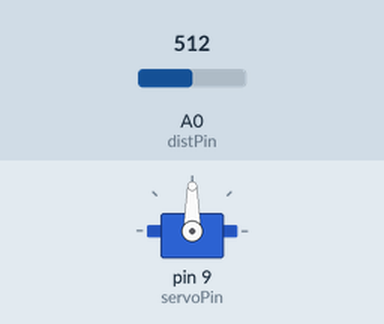
Recording of a sketch running on a simulated Arduino Uno, built with avr-gcc and run on an emulated ATmega328P. Parts: servo. Inputs (shaded band) come from the test bench; at power-on: A0 (distPin) = 512.

Above: at 1.2 s.
1.3 s: A0 (distPin) set to 716
At 1.6 s:
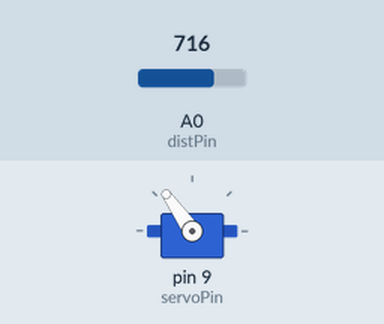
2.8 s: A0 (distPin) set to 900
At 4.0 s:
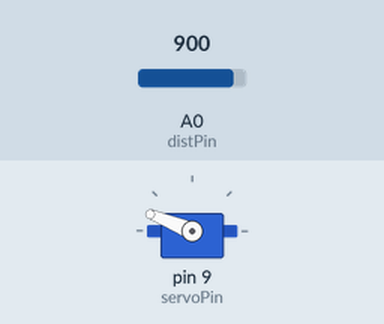
4.3 s: A0 (distPin) set to 1023
At 5.1 s:
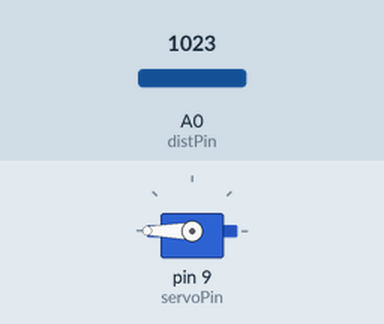
5.8 s: A0 (distPin) set to 306
At 6.3 s:
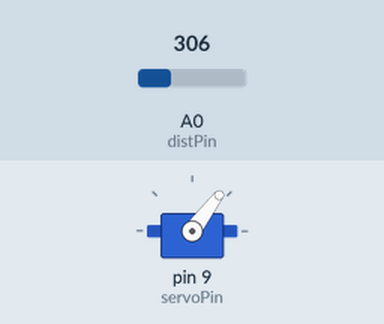
7.3 s: A0 (distPin) set to 122
At 8.6 s:
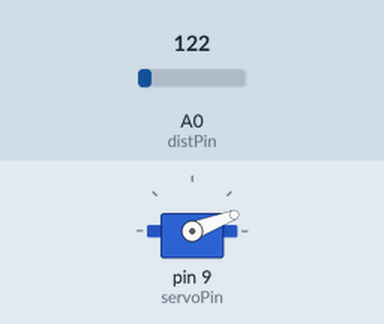
Timing chart, 0 to 9.8 s (numbered marks = the images above; inputs shaded):
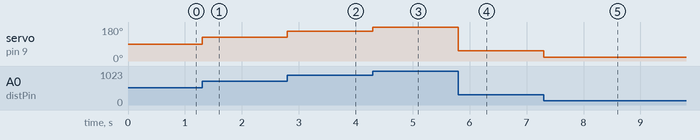

Measured:
- after the input at 1.3 s, servo on pin 9 (servoPin): 90° → 125° at once
- after the input at 2.8 s, servo on pin 9 (servoPin): 125° → 158° at once
- after the input at 4.3 s, servo on pin 9 (servoPin): 158° → 180° at once
- after the input at 5.8 s, servo on pin 9 (servoPin): 180° → 53° at once
- after the input at 7.3 s, servo on pin 9 (servoPin): 53° → 21° at once

The sketch:

dist_servo.ino
```cpp
#include<Servo.h>
Servo shriasServo;

int servoPin=9;
int distPin=0;

void setup()
{
    shriasServo.attach(servoPin);
}
void loop()
{
    int dist= analogRead(distPin);
    int pos = map(dist,0,1023,0,180);
    shriasServo.write(pos);

}
```
